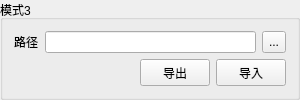
                   <widget class="QGroupBox" name="algGroupBox_3">
                    <property name="sizePolicy">
                     <sizepolicy hsizetype="Fixed" vsizetype="Fixed">
                      <horstretch>0</horstretch>
                      <verstretch>0</verstretch>
                     </sizepolicy>
                    </property>
                    <property name="minimumSize">
                     <size>
                      <width>300</width>
                      <height>0</height>
                     </size>
                    </property>
                    <property name="maximumSize">
                     <size>
                      <width>300</width>
                      <height>16777215</height>
                     </size>
                    </property>
                    <property name="title">
                     <string>模式3</string>
                    </property>
                    <layout class="QVBoxLayout" name="verticalLayout_42">
                     <item>
                      <layout class="QGridLayout" name="gridLayout_35">
                       <item row="0" column="0">
                        <widget class="QLabel" name="label_60">
                         <property name="sizePolicy">
                          <sizepolicy hsizetype="Fixed" vsizetype="Preferred">
                           <horstretch>0</horstretch>
                           <verstretch>0</verstretch>
                          </sizepolicy>
                         </property>
                         <property name="text">
                          <string>路径</string>
                         </property>
                        </widget>
                       </item>
                       <item row="0" column="1">
                        <widget class="LineEditToolTip" name="AlgArgUpdataFilePathlineEdit_3">
                         <property name="maximumSize">
                          <size>
                           <width>16777215</width>
                           <height>22</height>
                          </size>
                         </property>
                        </widget>
                       </item>
                       <item row="0" column="2">
                        <widget class="QToolButton" name="AlgArgUpdataBrowesFileBtn_3">
                         <property name="minimumSize">
                          <size>
                           <width>0</width>
                           <height>22</height>
                          </size>
                         </property>
                         <property name="text">
                          <string>...</string>
                         </property>
                        </widget>
                       </item>
                      </layout>
                     </item>
                     <item>
                      <layout class="QHBoxLayout" name="horizontalLayout_61">
                       <item>
                        <widget class="QLabel" name="AlgArgErrorLabel_3">
                         <property name="sizePolicy">
                          <sizepolicy hsizetype="Expanding" vsizetype="Preferred">
                           <horstretch>0</horstretch>
                           <verstretch>0</verstretch>
                          </sizepolicy>
                         </property>
                         <property name="text">
                          <string/>
                         </property>
                        </widget>
                       </item>
                       <item>
                        <widget class="QPushButton" name="AlgArgUpdataReadBtn_3">
                         <property name="sizePolicy">
                          <sizepolicy hsizetype="Fixed" vsizetype="Fixed">
                           <horstretch>0</horstretch>
                           <verstretch>0</verstretch>
                          </sizepolicy>
                         </property>
                         <property name="maximumSize">
                          <size>
                           <width>70</width>
                           <height>30</height>
                          </size>
                         </property>
                         <property name="text">
                          <string>导出</string>
                         </property>
                        </widget>
                       </item>
                       <item>
                        <widget class="QPushButton" name="AlgArgUpdataWriteBtn_3">
                         <property name="sizePolicy">
                          <sizepolicy hsizetype="Fixed" vsizetype="Fixed">
                           <horstretch>0</horstretch>
                           <verstretch>0</verstretch>
                          </sizepolicy>
                         </property>
                         <property name="maximumSize">
                          <size>
                           <width>70</width>
                           <height>30</height>
                          </size>
                         </property>
                         <property name="text">
                          <string>导入</string>
                         </property>
                        </widget>
                       </item>
                      </layout>
                     </item>
                    </layout>
                   </widget>
